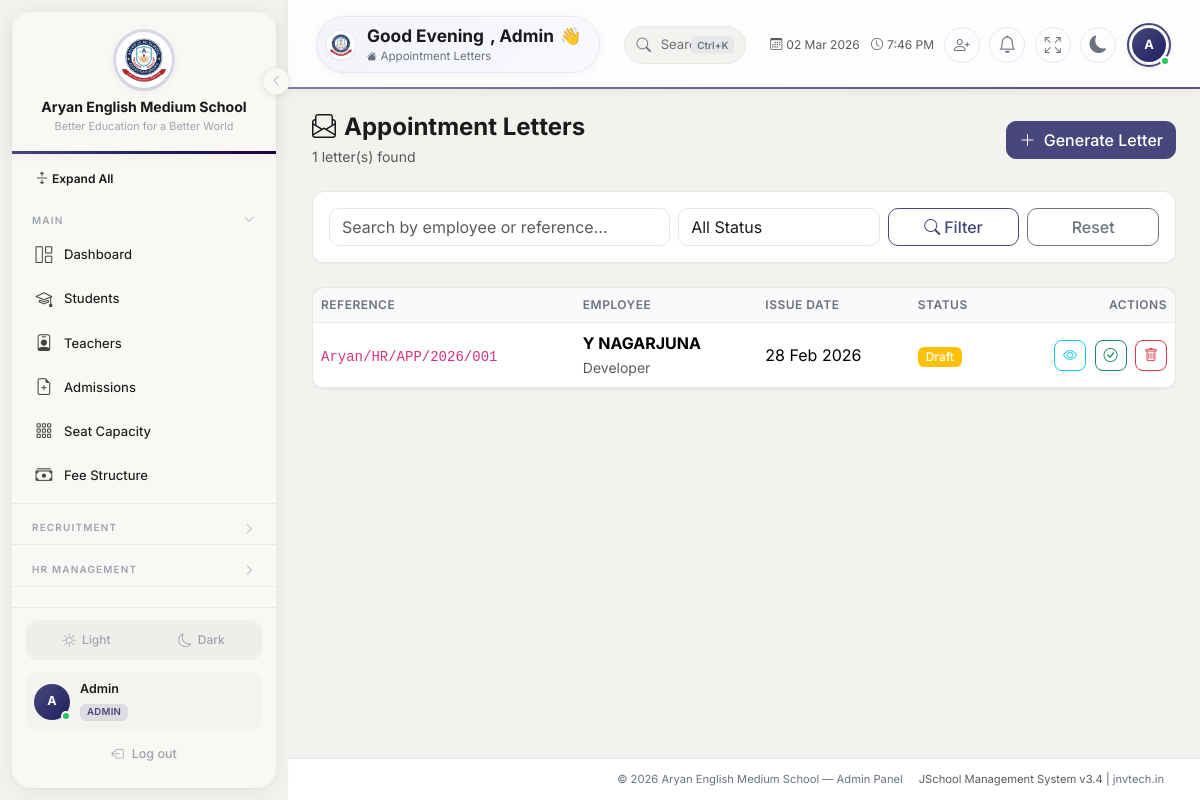
The app's page /admin/hr/letters.php (signed in) with its own data.
### tables this page shows
CREATE TABLE `hr_letters` (
  `id` int(11) NOT NULL AUTO_INCREMENT,
  `employee_id` int(11) NOT NULL,
  `letter_type` enum('appointment','joining','resignation','hike') NOT NULL,
  `reference_no` varchar(50) NOT NULL,
  `issue_date` date NOT NULL,
  `effective_date` date DEFAULT NULL,
  `salary_old` decimal(12,2) DEFAULT NULL,
  `salary_new` decimal(12,2) DEFAULT NULL,
  `increment_pct` decimal(5,2) DEFAULT NULL,
  `last_working_date` date DEFAULT NULL,
  `notice_period` varchar(50) DEFAULT NULL,
  `reason` varchar(255) DEFAULT NULL,
  `extra_data` longtext DEFAULT NULL CHECK (json_valid(`extra_data`)),
  `status` enum('draft','issued') DEFAULT 'draft',
  `created_by` int(11) DEFAULT NULL,
  `created_at` timestamp NOT NULL DEFAULT current_timestamp(),
  PRIMARY KEY (`id`),
  UNIQUE KEY `reference_no` (`reference_no`),
  UNIQUE KEY `prevent_dup` (`employee_id`,`letter_type`,`effective_date`),
  CONSTRAINT `hr_letters_ibfk_1` FOREIGN KEY (`employee_id`) REFERENCES `hr_employees` (`id`)
);

CREATE TABLE `hr_employees` (
  `id` int(11) NOT NULL AUTO_INCREMENT,
  `employee_id` varchar(20) NOT NULL,
  `name` varchar(100) NOT NULL,
  `designation` varchar(100) DEFAULT NULL,
  `department` varchar(100) DEFAULT NULL,
  `email` varchar(150) DEFAULT NULL,
  `phone` varchar(20) DEFAULT NULL,
  `date_of_joining` date DEFAULT NULL,
  `salary` decimal(12,2) DEFAULT 0.00,
  `probation_months` int(11) DEFAULT 6,
  `reporting_to` varchar(100) DEFAULT NULL,
  `status` enum('active','resigned','terminated') DEFAULT 'active',
  `created_at` timestamp NOT NULL DEFAULT current_timestamp(),
  PRIMARY KEY (`id`),
  UNIQUE KEY `employee_id` (`employee_id`)
);

### includes/auth.php (called while the page is built, shortened)
<?php
function e(mixed $val): string {
    return htmlspecialchars((string)$val, ENT_QUOTES, 'UTF-8');
}

### admin/hr/letters.php (the view, shortened to what this page needs)
<?php
$letterType = $_GET['type'] ?? 'appointment';
$typeTitles = [
    'appointment' => 'Appointment Letters',
    'joining' => 'Joining Confirmation Letters',
    'resignation' => 'Resignation Acceptance Letters',
    'hike' => 'Salary Hike Letters',
];
$pageTitle = $typeTitles[$letterType];
require_once __DIR__ . '/../../includes/auth.php';
$db = getDB();
$search = trim($_GET['search'] ?? '');
$where = "l.letter_type=?";
$params = [$letterType];
$letters = $db->prepare("SELECT l.*, e.name AS emp_name, e.employee_id AS emp_code, e.designation, e.department, e.email AS emp_email, e.salary AS current_salary FROM hr_letters l JOIN hr_employees e ON l.employee_id = e.id WHERE $where ORDER BY l.created_at DESC");
$letters->execute($params);
$letters = $letters->fetchAll(PDO::FETCH_ASSOC);
require_once __DIR__ . '/../../includes/header.php';
?>
<div class="d-flex justify-content-between align-items-center mb-4">
    <div>
        <h4 class="fw-bold mb-1">
            <?php
            $typeIcons = ['appointment'=>'bi-envelope-paper','joining'=>'bi-person-check','resignation'=>'bi-person-dash','hike'=>'bi-graph-up-arrow'];
            ?>
            <i class="bi <?= $typeIcons[$letterType] ?> me-2"></i><?= e($pageTitle) ?>
        </h4>
        <p class="text-muted small mb-0"><?= count($letters) ?> letter(s) found</p>
    </div>
    <button class="btn btn-primary" data-bs-toggle="modal" data-bs-target="#letterModal" onclick="resetLetterForm()">
        <i class="bi bi-plus-lg me-1"></i> Generate Letter
    </button>
</div>
<div class="card mb-4" style="background:var(--bg-card);border:1px solid var(--border-color);border-radius:12px;">
    <div class="card-body py-3">
        <form method="GET" class="row g-2 align-items-end">
            <div class="col-md-5">
                <input type="text" name="search" class="form-control" placeholder="Search by employee or reference..." value="<?= e($search) ?>">
            </div>
            <div class="col-md-3">
                <select name="status" class="form-select">
                    <option value="">All Status</option>
                </select>
            </div>
            <div class="col-md-2"><button type="submit" class="btn btn-outline-primary w-100"><i class="bi bi-search me-1"></i>Filter</button></div>
            <div class="col-md-2"><a href="?type=<?= e($letterType) ?>" class="btn btn-outline-secondary w-100">Reset</a></div>
        </form>
    </div>
</div>
<div class="card" style="background:var(--bg-card);border:1px solid var(--border-color);border-radius:12px;">
    <div class="table-responsive">
        <table class="table table-hover mb-0 align-middle">
            <thead>
                <tr>
                    <th>Reference</th>
                    <th>Employee</th>
                    <th>Issue Date</th>
                    <th>Status</th>
                    <th class="text-end">Actions</th>
                </tr>
            </thead>
            <tbody>
                <?php if (empty($letters)): ?>
                <tr><td colspan="10" class="text-center text-muted py-4">No letters found. Click "Generate Letter" to create one.</td></tr>
                <?php else: foreach ($letters as $lt):
                ?>
                <tr>
                    <td><code><?= e($lt['reference_no']) ?></code></td>
                    <td>
                        <strong><?= e($lt['emp_name']) ?></strong>
                        <br><small class="text-muted"><?= e($lt['designation'] ?? '') ?></small>
                    </td>
                    <td><?= date('d M Y', strtotime($lt['issue_date'])) ?></td>
                    <td>
                        <span class="badge bg-<?= $lt['status'] === 'issued' ? 'success' : 'warning' ?>"><?= ucfirst($lt['status']) ?></span>
                    </td>
                    <td class="text-end">
                        <a href="/admin/hr/letter-preview.php?id=<?= $lt['id'] ?>" class="btn btn-sm btn-outline-info me-1" title="Preview & Print" target="_blank">
                            <i class="bi bi-eye"></i>
                        </a>
                        <?php if ($lt['status'] === 'draft'): ?>
                        <button class="btn btn-sm btn-outline-success me-1" onclick="issueConfirm(<?= $lt['id'] ?>, '<?= e($lt['reference_no']) ?>')" title="Mark as Issued">
                            <i class="bi bi-check-circle"></i>
                        </button>
                        <button class="btn btn-sm btn-outline-danger" onclick="deleteLetter(<?= $lt['id'] ?>, '<?= e($lt['reference_no']) ?>')" title="Delete">
                            <i class="bi bi-trash"></i>
                        </button>
                        <?php endif; ?>
                    </td>
                </tr>
                <?php endforeach; endif; ?>
            </tbody>
        </table>
    </div>
</div>
<?php require_once __DIR__ . '/../../includes/footer.php'; ?>

### records on screen
hr_letters: reference_no "Aryan/HR/APP/2026/001", employee.name "Y NAGARJUNA", employee.designation "Developer", issue_date "28 Feb 2026", status "Draft"

### other values on screen
$schoolName "Aryan English Medium School"
$schoolTagline "Better Education for a Better World"
$_userInitials "A"
$_userName "Admin"
$_roleLabel "ADMIN"
explode(' ', $_userName)[0] "Admin"
$pageTitle "Appointment Letters"
count($letters) "1"
$_footerSchoolName "Aryan English Medium School"
